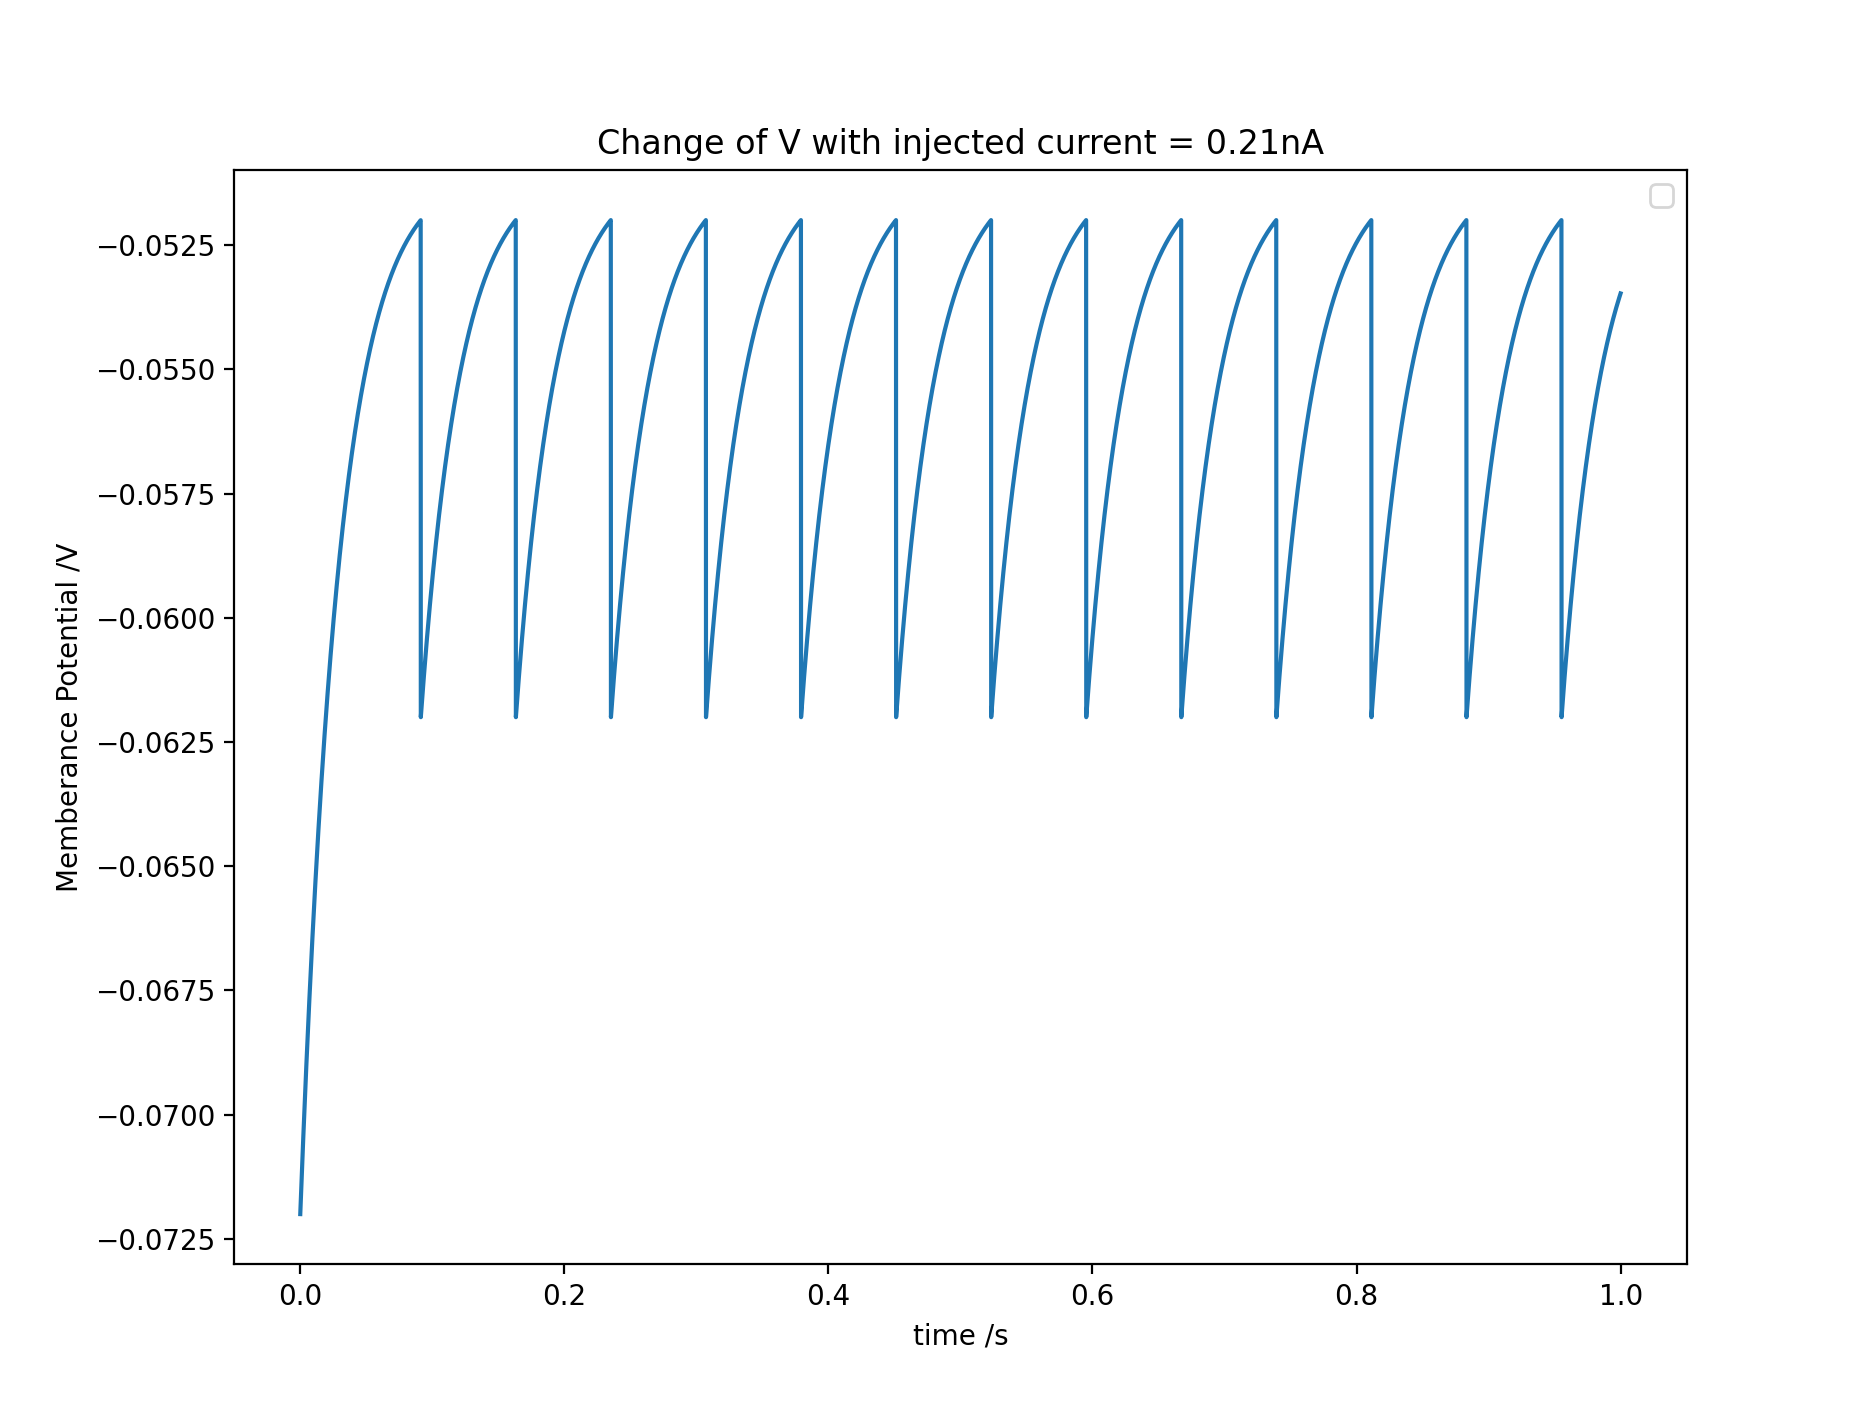

Here is the Python script that generated this plot:
import numpy as np
import pandas as pd
import matplotlib.pyplot as plt
import math
import random

def dV(Vm, I, timestep):
    Vrest = -72e-3
    Vth = -52e-3
    Vreset = -62e-3
    Rm = 100e6
    tau_m = 30e-3
    #El = -72e-3
    #Ie = 0.21e-9
    #dt = 0.1e-3

    if Vm >= Vth:
        Vm = Vreset
    else:
        Vm = Vm + timestep * 1/tau_m *((Vrest - Vm) + Rm * I)
    return Vm


def main():

    # Q1. LIF for 1s
    I = 0.21e-9
    timestep = 0.1e-3
    time = np.arange(0, 1+timestep, timestep)
    Vms = np.zeros(np.shape(time)[0])
    Vms[0] = random.uniform(-72e-3, -52e-3)
    flag = 0

    for item in time[0:-1]:
        Vms[flag + 1] = dV(Vms[flag], I, timestep)
        flag += 1

    plt.plot()
    plt.plot(time, Vms)
    plt.title('Change of V with injected current = 0.21nA')
    plt.xlabel("time /s")
    plt.ylabel("Memberance Potential /V")
    plt.legend()
    plt.show()



    # Q1-2. F-I curve
    I_list = np.arange(0, 0.5e-9, 0.5e-9/10.)
    F_list = np.zeros(np.shape(I_list))
    I_flag = 0
    for i in I_list:
        I = i
        spike_count = 0

        timestep = 0.1e-3
        list = np.arange(0, 1+timestep, timestep)
        Vms = np.zeros(np.shape(list)[0])
        Vms[0] = -72e-3
        flag = 0

        for item in list[0:-1]:
            Vms[flag + 1] = dV(Vms[flag], I, timestep)
            if Vms[flag + 1] >= -52e-3:
                spike_count += 1
            flag += 1

        F_list[I_flag] = spike_count
        I_flag += 1
        #print(I,F_list)

        plt.plot(I_list, F_list)
        plt.title('F_I curve for the current varies from 0-0.5nA.')
        plt.xlabel('Input current /A')
        plt.ylabel('Frequence /Hz')
        plt.show()

main()
